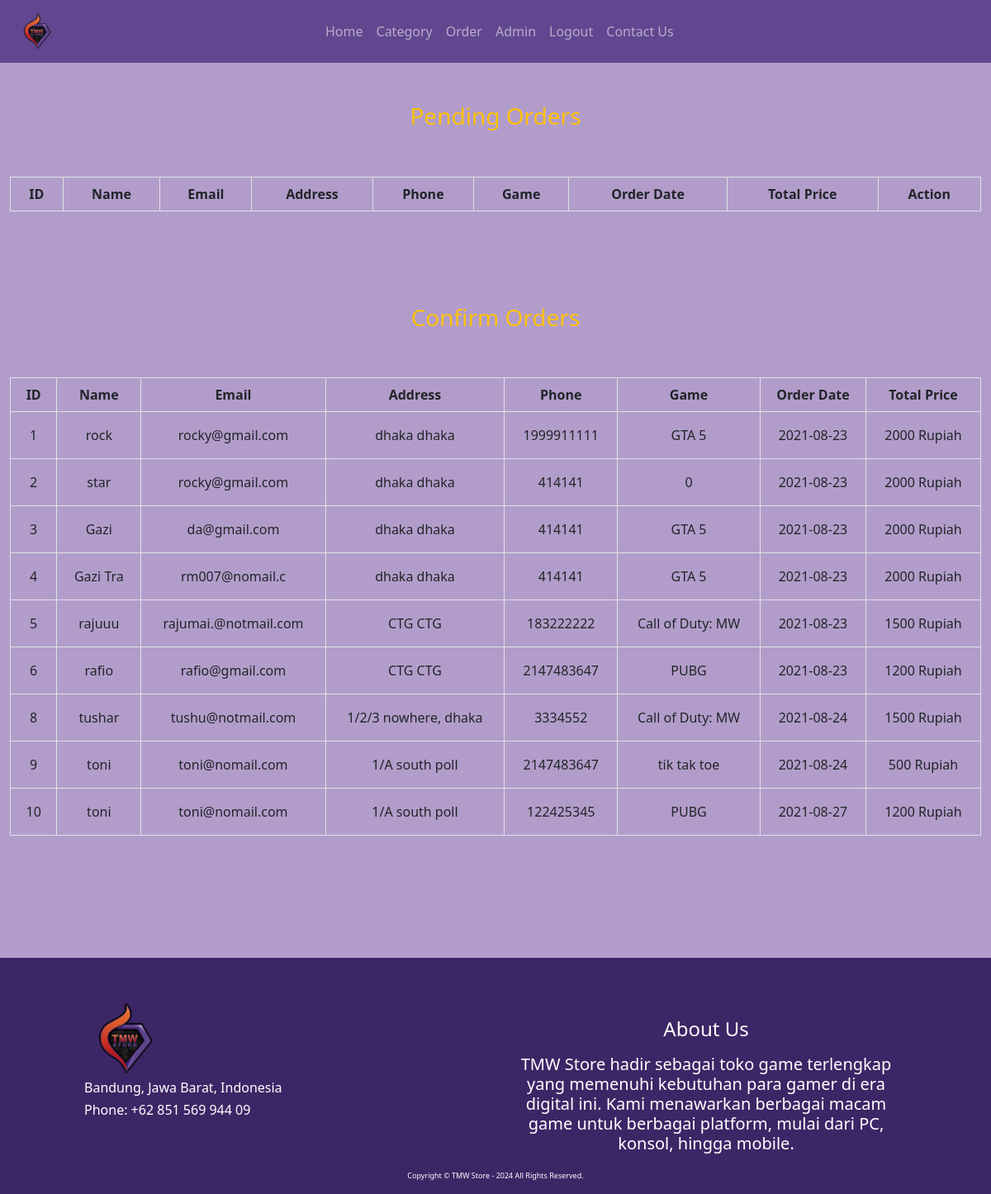
The app's page /order.php (signed in) with its own data.
### tables this page shows
CREATE TABLE `orders` (
  `id` int NOT NULL,
  `customer_name` varchar(255) NOT NULL,
  `customer_email` varchar(255) NOT NULL,
  `customer_phone` int NOT NULL,
  `customer_address` varchar(255) NOT NULL,
  `game` varchar(255) NOT NULL,
  `order_date` date NOT NULL,
  `total_price` int NOT NULL,
  `status` varchar(255) NOT NULL
);

### order.php (the view, shortened to what this page needs)
<?php
    include ('header.php');
    require ('functions.php');
 ?>
<!DOCTYPE html>
<html lang="en">
<body>
    <div class="container-fluid " style="padding-bottom: 100px; background-color:#b29dca;">
        <div class="team-table text-warning">
         <div class="title text-center mb-1">
             <h3 class= "font-weight bolder py-5">Pending Orders</h3>
         </div>
     <table class="table table-bordered text-center text-dark">
         <thead class="thead">
             <tr>
                 <th>ID</th>
                 <th>Name</th>
                 <th>Email</th>
                 <th>Address</th>
                 <th>Phone</th>
                 <th>Game</th>
                 <th>Order Date</th>
                 <th>Total Price</th>
                 <th>Action</th>
             </tr>
         </thead>
     </table>
   <div class="pt-5 mb-5">
   <div class="title text-center mb-1">
             <h3 class= "font-weight bolder py-5">Confirm Orders</h3>
         </div>
     <table class="table table-bordered text-center text-dark">
         <thead class="thead">
             <tr>
                 <th>ID</th>
                 <th>Name</th>
                 <th>Email</th>
                 <th>Address</th>
                 <th>Phone</th>
                 <th>Game</th>
                 <th>Order Date</th>
                 <th>Total Price</th>
             </tr>
         </thead>
         <tbody>
         <?php
                    $sql= 'SELECT * FROM orders where status ="confirm"';
                    $result = mysqli_query($conn, $sql);
                        while ($orders = mysqli_fetch_array($result)) {?>
                        <tr>
                            <td class="p-3"><?= "$orders[id]"; ?></td>
                            <td class="p-3"><?= "$orders[customer_name]"; ?></td>
                            <td class="p-3"><?= "$orders[customer_email]"; ?></td>
                            <td class="p-3"><?= "$orders[customer_address]"; ?></td>
                            <td class="p-3"><?= "$orders[customer_phone]"; ?></td>
                            <td class="p-3"><?= "$orders[game]"; ?></td>
                            <td class="p-3"><?= "$orders[order_date]"; ?></td>
                            <td class="p-3"><?= "$orders[total_price]"; ?> Rupiah</td>
                        </tr>
                <?php
                    }
                ?>
         </tbody>
     </table>
        </div>
    </div>
</div>
<?php
    include ('footer.php');
 ?>
</body>
</html>

### records on screen
orders: id "1", customer_name "rock", customer_email "rocky@gmail.com", customer_address "dhaka dhaka", customer_phone "1999911111", game "GTA 5", order_date "2021-08-23", total_price "2000"
orders: id "2", customer_name "star", customer_email "rocky@gmail.com", customer_address "dhaka dhaka", customer_phone "414141", game "0", order_date "2021-08-23", total_price "2000"
orders: id "3", customer_name "Gazi", customer_email "da@gmail.com", customer_address "dhaka dhaka", customer_phone "414141", game "GTA 5", order_date "2021-08-23", total_price "2000"
orders: id "4", customer_name "Gazi Tra", customer_email "rm007@nomail.c", customer_address "dhaka dhaka", customer_phone "414141", game "GTA 5", order_date "2021-08-23", total_price "2000"
orders: id "5", customer_name "rajuuu", customer_email "rajumai.@notmail.com", customer_address "CTG CTG", customer_phone "183222222", game "Call of Duty: MW", order_date "2021-08-23", total_price "1500"
orders: id "6", customer_name "rafio", customer_email "rafio@gmail.com", customer_address "CTG CTG", customer_phone "2147483647", game "PUBG", order_date "2021-08-23", total_price "1200"
orders: id "8", customer_name "tushar", customer_email "tushu@notmail.com", customer_address "1/2/3 nowhere, dhaka", customer_phone "3334552", game "Call of Duty: MW", order_date "2021-08-24", total_price "1500"
orders: id "9", customer_name "toni", customer_email "toni@nomail.com", customer_address "1/A south poll", customer_phone "2147483647", game "tik tak toe", order_date "2021-08-24", total_price "500"
orders: id "10", customer_name "toni", customer_email "toni@nomail.com", customer_address "1/A south poll", customer_phone "122425345", game "PUBG", order_date "2021-08-27", total_price "1200"
